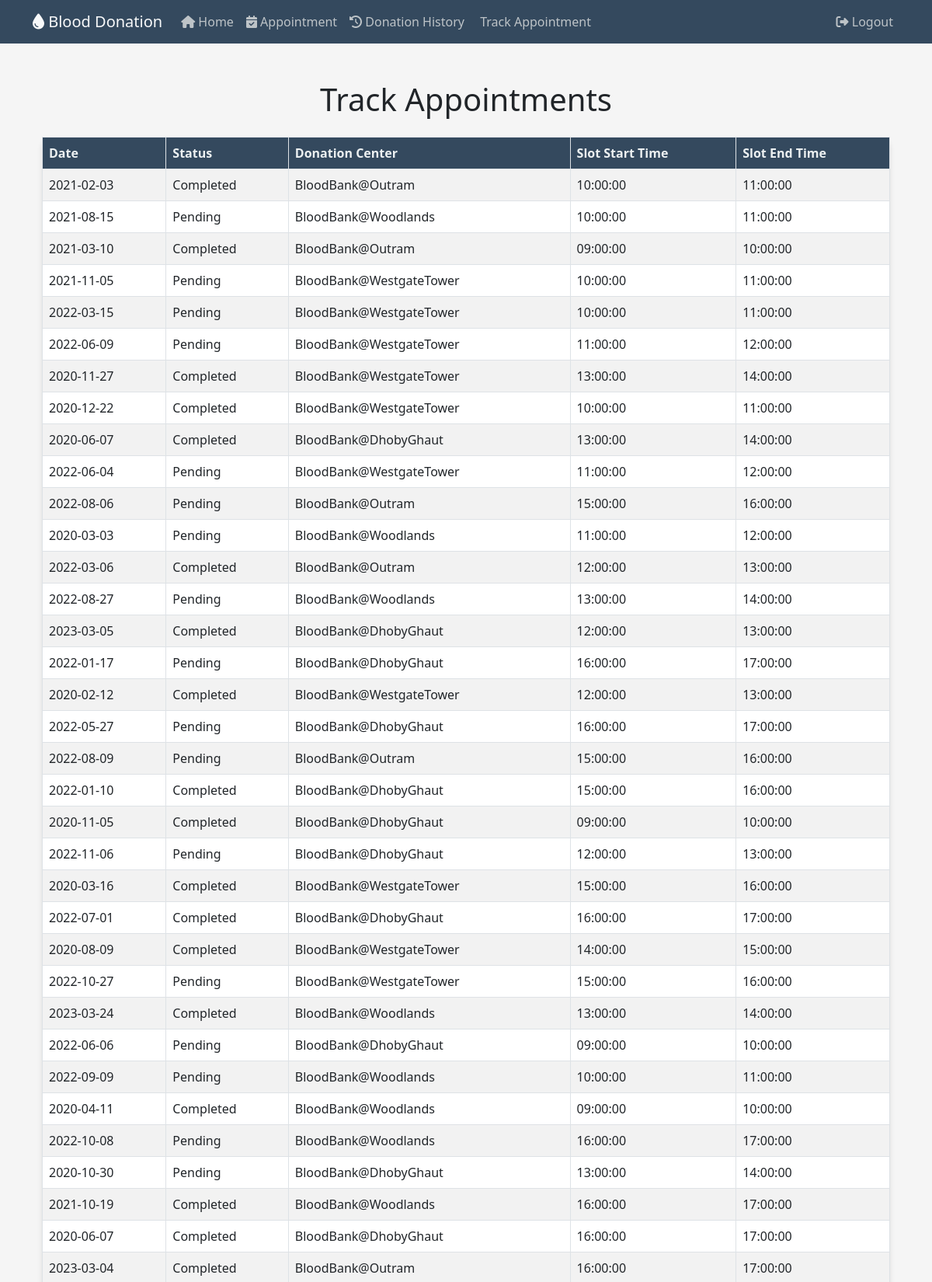
/trackappointment (signed in, upper part), run on the app's committed database.
### website/models.py (models this page shows)
class Appointment(db.Model):
    AppointmentID = db.Column(db.Integer, primary_key=True, autoincrement=True)
    Date = db.Column(db.Date, nullable=False)
    Status = db.Column(db.String(20), nullable=False)
    DonorID = db.Column(db.Integer, db.ForeignKey('donors.DonorID'))
    DonationCenterID = db.Column(db.Integer, db.ForeignKey('donation_center.DonationCenterID'))
    SlotID = db.Column(db.Integer, db.ForeignKey('slots.SlotID'))

class DonationCenter(db.Model):
    DonationCenterID = db.Column(db.Integer, primary_key=True, autoincrement=True)
    Name = db.Column(db.String(50), nullable=False)
    Address = db.Column(db.String(100), nullable=False)
    appointments = db.relationship('Appointment', backref='donation_center')
    slots = db.relationship('Slots', backref='donation_center')

### website/views.py (the view)
@views.route('/trackappointment')
def trackappointment():
    logged_in_user_email = session['email']
    user = Users.get_by_email(logged_in_user_email)
    donor_id = user.donor.DonorID
    stmt = (db.session.query(Appointment.Date, Appointment.Status, DonationCenter.Name, Slots.StartTime, Slots.EndTime)
        .join(DonationCenter, DonationCenter.DonationCenterID == Appointment.DonationCenterID)
        .join(Slots, Slots.SlotID == Appointment.SlotID)
        .join(Donors, Donors.DonorID == Appointment.DonorID)
        .filter(Donors.DonorID == donor_id))
    result = stmt.all()
    return render_template('trackappointment.html', appointments=result)

### website/models.py (called while the page is built)
    def get_by_email(email):
        return Users.query.filter_by(Email=email).first()

### website/templates/trackappointment.html (shortened to what this page needs)
{% extends "base.html" %}
{% block text %}
<div class="container my-5">
    <h1 class="mb-4">Track Appointments</h1>
    <table class="table table-striped table-bordered table-custom">
        <thead>
            <tr>
				<th>Date</th>
				<th>Status</th>
				<th>Donation Center</th>
                <th>Slot Start Time</th>
                <th>Slot End Time</th>
			</tr>
		</thead>
		<tbody>
			{% for appointment in appointments %}
			<tr>
				<td>{{ appointment.Date }}</td>
				<td>{{ appointment.Status }}</td>
				<td>{{ appointment.Name }}</td>
                <td>{{ appointment.StartTime }}</td>
                <td>{{ appointment.EndTime }}</td>
            </tr>
			{% endfor %}
		</tbody>
	</table>
</div>
{% endblock %}

### website/static/styles.css (style rules this page uses)
body { font-family: 'Poppins', sans-serif; background-color: #f5f5f5 !important; }
h1 { font-size: 36px; margin: 20px 0; text-align: center; color: #4a4a4a; }

### website/templates/trackappointment.html (style rules this page uses)
.table-custom { background-color: #fff; border-radius: 10px; box-shadow: 0 4px 6px rgba(0, 0, 0, 0.1); }
.table-custom thead th { background-color: #34495e; color: #ecf0f1; }

### data on the page
Appointment: Date "2021-02-03", Status "Completed", Name "BloodBank@Outram", StartTime "10:00:00", EndTime "11:00:00"
Appointment: Date "2021-08-15", Status "Pending", Name "BloodBank@Woodlands", StartTime "10:00:00", EndTime "11:00:00"
Appointment: Date "2021-03-10", Status "Completed", Name "BloodBank@Outram", StartTime "09:00:00", EndTime "10:00:00"
Appointment: Date "2021-11-05", Status "Pending", Name "BloodBank@WestgateTower", StartTime "10:00:00", EndTime "11:00:00"
Appointment: Date "2022-03-15", Status "Pending", Name "BloodBank@WestgateTower", StartTime "10:00:00", EndTime "11:00:00"
Appointment: Date "2022-06-09", Status "Pending", Name "BloodBank@WestgateTower", StartTime "11:00:00", EndTime "12:00:00"
Appointment: Date "2020-11-27", Status "Completed", Name "BloodBank@WestgateTower", StartTime "13:00:00", EndTime "14:00:00"
Appointment: Date "2020-12-22", Status "Completed", Name "BloodBank@WestgateTower", StartTime "10:00:00", EndTime "11:00:00"
Appointment: Date "2020-06-07", Status "Completed", Name "BloodBank@DhobyGhaut", StartTime "13:00:00", EndTime "14:00:00"
Appointment: Date "2022-06-04", Status "Pending", Name "BloodBank@WestgateTower", StartTime "11:00:00", EndTime "12:00:00"
Appointment: Date "2022-08-06", Status "Pending", Name "BloodBank@Outram", StartTime "15:00:00", EndTime "16:00:00"
Appointment: Date "2020-03-03", Status "Pending", Name "BloodBank@Woodlands", StartTime "11:00:00", EndTime "12:00:00"
Appointment: Date "2022-03-06", Status "Completed", Name "BloodBank@Outram", StartTime "12:00:00", EndTime "13:00:00"
Appointment: Date "2022-08-27", Status "Pending", Name "BloodBank@Woodlands", StartTime "13:00:00", EndTime "14:00:00"
Appointment: Date "2023-03-05", Status "Completed", Name "BloodBank@DhobyGhaut", StartTime "12:00:00", EndTime "13:00:00"
Appointment: Date "2022-01-17", Status "Pending", Name "BloodBank@DhobyGhaut", StartTime "16:00:00", EndTime "17:00:00"
Appointment: Date "2020-02-12", Status "Completed", Name "BloodBank@WestgateTower", StartTime "12:00:00", EndTime "13:00:00"
Appointment: Date "2022-05-27", Status "Pending", Name "BloodBank@DhobyGhaut", StartTime "16:00:00", EndTime "17:00:00"
Appointment: Date "2022-08-09", Status "Pending", Name "BloodBank@Outram", StartTime "15:00:00", EndTime "16:00:00"
Appointment: Date "2022-01-10", Status "Completed", Name "BloodBank@DhobyGhaut", StartTime "15:00:00", EndTime "16:00:00"
Appointment: Date "2020-11-05", Status "Completed", Name "BloodBank@DhobyGhaut", StartTime "09:00:00", EndTime "10:00:00"
Appointment: Date "2022-11-06", Status "Pending", Name "BloodBank@DhobyGhaut", StartTime "12:00:00", EndTime "13:00:00"
Appointment: Date "2020-03-16", Status "Completed", Name "BloodBank@WestgateTower", StartTime "15:00:00", EndTime "16:00:00"
Appointment: Date "2022-07-01", Status "Completed", Name "BloodBank@DhobyGhaut", StartTime "16:00:00", EndTime "17:00:00"
Appointment: Date "2020-08-09", Status "Completed", Name "BloodBank@WestgateTower", StartTime "14:00:00", EndTime "15:00:00"
Appointment: Date "2022-10-27", Status "Pending", Name "BloodBank@WestgateTower", StartTime "15:00:00", EndTime "16:00:00"
Appointment: Date "2023-03-24", Status "Completed", Name "BloodBank@Woodlands", StartTime "13:00:00", EndTime "14:00:00"
Appointment: Date "2022-06-06", Status "Pending", Name "BloodBank@DhobyGhaut", StartTime "09:00:00", EndTime "10:00:00"
Appointment: Date "2022-09-09", Status "Pending", Name "BloodBank@Woodlands", StartTime "10:00:00", EndTime "11:00:00"
Appointment: Date "2020-04-11", Status "Completed", Name "BloodBank@Woodlands", StartTime "09:00:00", EndTime "10:00:00"
Appointment: Date "2022-10-08", Status "Pending", Name "BloodBank@Woodlands", StartTime "16:00:00", EndTime "17:00:00"
Appointment: Date "2020-10-30", Status "Pending", Name "BloodBank@DhobyGhaut", StartTime "13:00:00", EndTime "14:00:00"
Appointment: Date "2021-10-19", Status "Completed", Name "BloodBank@Woodlands", StartTime "16:00:00", EndTime "17:00:00"
Appointment: Date "2020-06-07", Status "Completed", Name "BloodBank@DhobyGhaut", StartTime "16:00:00", EndTime "17:00:00"
Appointment: Date "2023-03-04", Status "Completed", Name "BloodBank@Outram", StartTime "16:00:00", EndTime "17:00:00"
